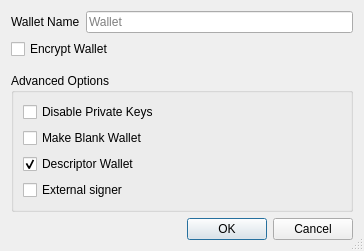
<?xml version="1.0" encoding="UTF-8"?>
<ui version="4.0">
 <class>CreateWalletDialog</class>
 <widget class="QDialog" name="CreateWalletDialog">
  <property name="geometry">
   <rect>
    <x>0</x>
    <y>0</y>
    <width>364</width>
    <height>249</height>
   </rect>
  </property>
  <property name="windowTitle">
   <string>Create Wallet</string>
  </property>
  <property name="sizeGripEnabled">
   <bool>true</bool>
  </property>
  <layout class="QVBoxLayout" name="verticalLayout">
   <item>
    <layout class="QHBoxLayout" name="horizontalLayout">
     <item>
      <widget class="QLabel" name="wallet_name_label">
       <property name="text">
        <string>Wallet Name</string>
       </property>
      </widget>
     </item>
     <item>
      <widget class="QLineEdit" name="wallet_name_line_edit">
       <property name="minimumSize">
        <size>
         <width>262</width>
         <height>0</height>
        </size>
       </property>
       <property name="placeholderText">
        <string>Wallet</string>
       </property>
      </widget>
     </item>
    </layout>
   </item>
   <item>
    <widget class="QCheckBox" name="encrypt_wallet_checkbox">
     <property name="toolTip">
      <string>Encrypt the wallet. The wallet will be encrypted with a passphrase of your choice.</string>
     </property>
     <property name="text">
      <string>Encrypt Wallet</string>
     </property>
     <property name="checked">
      <bool>false</bool>
     </property>
    </widget>
   </item>
   <item>
    <spacer name="verticalSpacer_1">
     <property name="orientation">
      <enum>Qt::Vertical</enum>
     </property>
     <property name="sizeType">
      <enum>QSizePolicy::Fixed</enum>
     </property>
     <property name="sizeHint" stdset="0">
      <size>
       <width>20</width>
       <height>8</height>
      </size>
     </property>
    </spacer>
   </item>
   <item>
    <widget class="QGroupBox" name="groupBox">
     <property name="title">
      <string>Advanced Options</string>
     </property>
     <layout class="QVBoxLayout" name="verticalLayout_groupbox">
      <item>
       <widget class="QCheckBox" name="disable_privkeys_checkbox">
        <property name="enabled">
         <bool>true</bool>
        </property>
        <property name="toolTip">
         <string>Disable private keys for this wallet. Wallets with private keys disabled will have no private keys and cannot have an HD seed or imported private keys. This is ideal for watch-only wallets.</string>
        </property>
        <property name="text">
         <string>Disable Private Keys</string>
        </property>
       </widget>
      </item>
      <item>
       <widget class="QCheckBox" name="blank_wallet_checkbox">
        <property name="toolTip">
         <string>Make a blank wallet. Blank wallets do not initially have private keys or scripts. Private keys and addresses can be imported, or an HD seed can be set, at a later time.</string>
        </property>
        <property name="text">
         <string>Make Blank Wallet</string>
        </property>
       </widget>
      </item>
      <item>
       <widget class="QCheckBox" name="descriptor_checkbox">
        <property name="toolTip">
         <string>Use descriptors for scriptPubKey management</string>
        </property>
        <property name="text">
         <string>Descriptor Wallet</string>
        </property>
        <property name="checked">
         <bool>true</bool>
        </property>
       </widget>
      </item>
      <item>
       <widget class="QCheckBox" name="external_signer_checkbox">
        <property name="toolTip">
         <string>Use an external signing device such as a hardware wallet. Configure the external signer script in wallet preferences first.</string>
        </property>
        <property name="text">
         <string>External signer</string>
        </property>
       </widget>
      </item>
     </layout>
    </widget>
   </item>
   <item>
    <spacer name="verticalSpacer_2">
     <property name="orientation">
      <enum>Qt::Vertical</enum>
     </property>
     <property name="sizeHint" stdset="0">
      <size>
       <width>20</width>
       <height>0</height>
      </size>
     </property>
    </spacer>
   </item>
   <item>
    <widget class="QDialogButtonBox" name="buttonBox">
     <property name="orientation">
      <enum>Qt::Horizontal</enum>
     </property>
     <property name="standardButtons">
      <set>QDialogButtonBox::Cancel|QDialogButtonBox::Ok</set>
     </property>
    </widget>
   </item>
  </layout>
 </widget>
 <tabstops>
  <tabstop>wallet_name_line_edit</tabstop>
  <tabstop>encrypt_wallet_checkbox</tabstop>
  <tabstop>disable_privkeys_checkbox</tabstop>
  <tabstop>blank_wallet_checkbox</tabstop>
  <tabstop>descriptor_checkbox</tabstop>
  <tabstop>external_signer_checkbox</tabstop>
 </tabstops>
 <resources/>
 <connections>
  <connection>
   <sender>buttonBox</sender>
   <signal>accepted()</signal>
   <receiver>CreateWalletDialog</receiver>
   <slot>accept()</slot>
   <hints>
    <hint type="sourcelabel">
     <x>248</x>
     <y>254</y>
    </hint>
    <hint type="destinationlabel">
     <x>157</x>
     <y>274</y>
    </hint>
   </hints>
  </connection>
  <connection>
   <sender>buttonBox</sender>
   <signal>rejected()</signal>
   <receiver>CreateWalletDialog</receiver>
   <slot>reject()</slot>
   <hints>
    <hint type="sourcelabel">
     <x>316</x>
     <y>260</y>
    </hint>
    <hint type="destinationlabel">
     <x>286</x>
     <y>274</y>
    </hint>
   </hints>
  </connection>
 </connections>
</ui>
